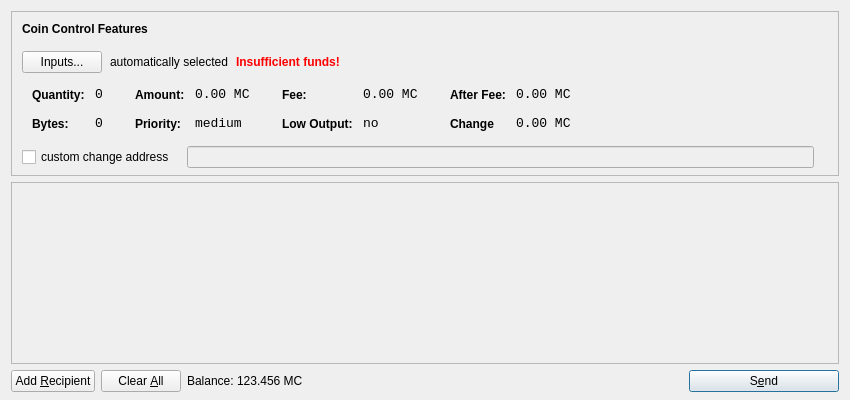
<?xml version="1.0" encoding="UTF-8"?>
<ui version="4.0">
 <class>SendCoinsDialog</class>
 <widget class="QDialog" name="SendCoinsDialog">
  <property name="geometry">
   <rect>
    <x>0</x>
    <y>0</y>
    <width>850</width>
    <height>400</height>
   </rect>
  </property>
  <property name="windowTitle">
   <string>Send Coins</string>
  </property>
  <layout class="QVBoxLayout" name="verticalLayout" stretch="0,1,0">
   <property name="bottomMargin">
    <number>8</number>
   </property>
   <item>
    <widget class="QFrame" name="frameCoinControl">
     <property name="sizePolicy">
      <sizepolicy hsizetype="Expanding" vsizetype="Expanding">
       <horstretch>0</horstretch>
       <verstretch>0</verstretch>
      </sizepolicy>
     </property>
     <property name="maximumSize">
      <size>
       <width>16777215</width>
       <height>16777215</height>
      </size>
     </property>
     <property name="frameShape">
      <enum>QFrame::StyledPanel</enum>
     </property>
     <property name="frameShadow">
      <enum>QFrame::Sunken</enum>
     </property>
     <layout class="QVBoxLayout" name="verticalLayoutCoinControl2">
      <property name="spacing">
       <number>6</number>
      </property>
      <property name="leftMargin">
       <number>0</number>
      </property>
      <property name="topMargin">
       <number>0</number>
      </property>
      <property name="rightMargin">
       <number>0</number>
      </property>
      <property name="bottomMargin">
       <number>6</number>
      </property>
      <item>
       <layout class="QVBoxLayout" name="verticalLayoutCoinControl" stretch="0,0,0,0,1">
        <property name="spacing">
         <number>0</number>
        </property>
        <property name="leftMargin">
         <number>10</number>
        </property>
        <property name="topMargin">
         <number>10</number>
        </property>
        <item>
         <layout class="QHBoxLayout" name="horizontalLayoutCoinControl1">
          <property name="bottomMargin">
           <number>15</number>
          </property>
          <item>
           <widget class="QLabel" name="labelCoinControlFeatures">
            <property name="sizePolicy">
             <sizepolicy hsizetype="Preferred" vsizetype="Maximum">
              <horstretch>0</horstretch>
              <verstretch>0</verstretch>
             </sizepolicy>
            </property>
            <property name="font">
             <font>
              <weight>75</weight>
              <bold>true</bold>
             </font>
            </property>
            <property name="styleSheet">
             <string notr="true">font-weight:bold;</string>
            </property>
            <property name="text">
             <string>Coin Control Features</string>
            </property>
           </widget>
          </item>
         </layout>
        </item>
        <item>
         <layout class="QHBoxLayout" name="horizontalLayoutCoinControl2" stretch="0,0,0,0">
          <property name="spacing">
           <number>8</number>
          </property>
          <property name="bottomMargin">
           <number>10</number>
          </property>
          <item>
           <widget class="QPushButton" name="pushButtonCoinControl">
            <property name="styleSheet">
             <string notr="true"/>
            </property>
            <property name="text">
             <string>Inputs...</string>
            </property>
           </widget>
          </item>
          <item>
           <widget class="QLabel" name="labelCoinControlAutomaticallySelected">
            <property name="text">
             <string>automatically selected</string>
            </property>
            <property name="margin">
             <number>5</number>
            </property>
           </widget>
          </item>
          <item>
           <widget class="QLabel" name="labelCoinControlInsuffFunds">
            <property name="font">
             <font>
              <weight>75</weight>
              <bold>true</bold>
             </font>
            </property>
            <property name="styleSheet">
             <string notr="true">color:red;font-weight:bold;</string>
            </property>
            <property name="text">
             <string>Insufficient funds!</string>
            </property>
            <property name="margin">
             <number>5</number>
            </property>
           </widget>
          </item>
          <item>
           <spacer name="horizontalSpacerCoinControl">
            <property name="orientation">
             <enum>Qt::Horizontal</enum>
            </property>
            <property name="sizeHint" stdset="0">
             <size>
              <width>40</width>
              <height>1</height>
             </size>
            </property>
           </spacer>
          </item>
         </layout>
        </item>
        <item>
         <widget class="QWidget" name="widgetCoinControl" native="true">
          <property name="sizePolicy">
           <sizepolicy hsizetype="Preferred" vsizetype="Preferred">
            <horstretch>0</horstretch>
            <verstretch>0</verstretch>
           </sizepolicy>
          </property>
          <property name="minimumSize">
           <size>
            <width>0</width>
            <height>0</height>
           </size>
          </property>
          <property name="styleSheet">
           <string notr="true"/>
          </property>
          <layout class="QHBoxLayout" name="horizontalLayoutCoinControl5">
           <property name="margin">
            <number>0</number>
           </property>
           <item>
            <layout class="QHBoxLayout" name="horizontalLayoutCoinControl3" stretch="0,0,0,1">
             <property name="spacing">
              <number>20</number>
             </property>
             <property name="topMargin">
              <number>0</number>
             </property>
             <property name="bottomMargin">
              <number>10</number>
             </property>
             <item>
              <layout class="QFormLayout" name="formLayoutCoinControl1">
               <property name="horizontalSpacing">
                <number>10</number>
               </property>
               <property name="verticalSpacing">
                <number>14</number>
               </property>
               <property name="leftMargin">
                <number>10</number>
               </property>
               <property name="topMargin">
                <number>4</number>
               </property>
               <property name="rightMargin">
                <number>6</number>
               </property>
               <item row="0" column="0">
                <widget class="QLabel" name="labelCoinControlQuantityText">
                 <property name="styleSheet">
                  <string notr="true">font-weight:bold;</string>
                 </property>
                 <property name="text">
                  <string>Quantity:</string>
                 </property>
                 <property name="margin">
                  <number>0</number>
                 </property>
                </widget>
               </item>
               <item row="0" column="1">
                <widget class="QLabel" name="labelCoinControlQuantity">
                 <property name="font">
                  <font>
                   <family>Monospace</family>
                   <pointsize>10</pointsize>
                  </font>
                 </property>
                 <property name="cursor">
                  <cursorShape>IBeamCursor</cursorShape>
                 </property>
                 <property name="contextMenuPolicy">
                  <enum>Qt::ActionsContextMenu</enum>
                 </property>
                 <property name="text">
                  <string>0</string>
                 </property>
                 <property name="margin">
                  <number>0</number>
                 </property>
                 <property name="textInteractionFlags">
                  <set>Qt::LinksAccessibleByMouse|Qt::TextSelectableByKeyboard|Qt::TextSelectableByMouse</set>
                 </property>
                </widget>
               </item>
               <item row="1" column="0">
                <widget class="QLabel" name="labelCoinControlBytesText">
                 <property name="styleSheet">
                  <string notr="true">font-weight:bold;</string>
                 </property>
                 <property name="text">
                  <string>Bytes:</string>
                 </property>
                </widget>
               </item>
               <item row="1" column="1">
                <widget class="QLabel" name="labelCoinControlBytes">
                 <property name="font">
                  <font>
                   <family>Monospace</family>
                   <pointsize>10</pointsize>
                  </font>
                 </property>
                 <property name="cursor">
                  <cursorShape>IBeamCursor</cursorShape>
                 </property>
                 <property name="contextMenuPolicy">
                  <enum>Qt::ActionsContextMenu</enum>
                 </property>
                 <property name="text">
                  <string>0</string>
                 </property>
                 <property name="textInteractionFlags">
                  <set>Qt::LinksAccessibleByMouse|Qt::TextSelectableByKeyboard|Qt::TextSelectableByMouse</set>
                 </property>
                </widget>
               </item>
              </layout>
             </item>
             <item>
              <layout class="QFormLayout" name="formLayoutCoinControl2">
               <property name="horizontalSpacing">
                <number>10</number>
               </property>
               <property name="verticalSpacing">
                <number>14</number>
               </property>
               <property name="leftMargin">
                <number>6</number>
               </property>
               <property name="topMargin">
                <number>4</number>
               </property>
               <property name="rightMargin">
                <number>6</number>
               </property>
               <item row="0" column="0">
                <widget class="QLabel" name="labelCoinControlAmountText">
                 <property name="styleSheet">
                  <string notr="true">font-weight:bold;</string>
                 </property>
                 <property name="text">
                  <string>Amount:</string>
                 </property>
                 <property name="margin">
                  <number>0</number>
                 </property>
                </widget>
               </item>
               <item row="0" column="1">
                <widget class="QLabel" name="labelCoinControlAmount">
                 <property name="font">
                  <font>
                   <family>Monospace</family>
                   <pointsize>10</pointsize>
                  </font>
                 </property>
                 <property name="cursor">
                  <cursorShape>IBeamCursor</cursorShape>
                 </property>
                 <property name="contextMenuPolicy">
                  <enum>Qt::ActionsContextMenu</enum>
                 </property>
                 <property name="text">
                  <string>0.00 MC</string>
                 </property>
                 <property name="textInteractionFlags">
                  <set>Qt::LinksAccessibleByMouse|Qt::TextSelectableByKeyboard|Qt::TextSelectableByMouse</set>
                 </property>
                </widget>
               </item>
               <item row="1" column="0">
                <widget class="QLabel" name="labelCoinControlPriorityText">
                 <property name="styleSheet">
                  <string notr="true">font-weight:bold;</string>
                 </property>
                 <property name="text">
                  <string>Priority:</string>
                 </property>
                </widget>
               </item>
               <item row="1" column="1">
                <widget class="QLabel" name="labelCoinControlPriority">
                 <property name="font">
                  <font>
                   <family>Monospace</family>
                   <pointsize>10</pointsize>
                  </font>
                 </property>
                 <property name="cursor">
                  <cursorShape>IBeamCursor</cursorShape>
                 </property>
                 <property name="contextMenuPolicy">
                  <enum>Qt::ActionsContextMenu</enum>
                 </property>
                 <property name="text">
                  <string>medium</string>
                 </property>
                 <property name="textInteractionFlags">
                  <set>Qt::LinksAccessibleByMouse|Qt::TextSelectableByKeyboard|Qt::TextSelectableByMouse</set>
                 </property>
                </widget>
               </item>
              </layout>
             </item>
             <item>
              <layout class="QFormLayout" name="formLayoutCoinControl3">
               <property name="horizontalSpacing">
                <number>10</number>
               </property>
               <property name="verticalSpacing">
                <number>14</number>
               </property>
               <property name="leftMargin">
                <number>6</number>
               </property>
               <property name="topMargin">
                <number>4</number>
               </property>
               <property name="rightMargin">
                <number>6</number>
               </property>
               <item row="0" column="0">
                <widget class="QLabel" name="labelCoinControlFeeText">
                 <property name="styleSheet">
                  <string notr="true">font-weight:bold;</string>
                 </property>
                 <property name="text">
                  <string>Fee:</string>
                 </property>
                 <property name="margin">
                  <number>0</number>
                 </property>
                </widget>
               </item>
               <item row="0" column="1">
                <widget class="QLabel" name="labelCoinControlFee">
                 <property name="font">
                  <font>
                   <family>Monospace</family>
                   <pointsize>10</pointsize>
                  </font>
                 </property>
                 <property name="cursor">
                  <cursorShape>IBeamCursor</cursorShape>
                 </property>
                 <property name="contextMenuPolicy">
                  <enum>Qt::ActionsContextMenu</enum>
                 </property>
                 <property name="text">
                  <string>0.00 MC</string>
                 </property>
                 <property name="textInteractionFlags">
                  <set>Qt::LinksAccessibleByMouse|Qt::TextSelectableByKeyboard|Qt::TextSelectableByMouse</set>
                 </property>
                </widget>
               </item>
               <item row="1" column="0">
                <widget class="QLabel" name="labelCoinControlLowOutputText">
                 <property name="styleSheet">
                  <string notr="true">font-weight:bold;</string>
                 </property>
                 <property name="text">
                  <string>Low Output:</string>
                 </property>
                </widget>
               </item>
               <item row="1" column="1">
                <widget class="QLabel" name="labelCoinControlLowOutput">
                 <property name="font">
                  <font>
                   <family>Monospace</family>
                   <pointsize>10</pointsize>
                  </font>
                 </property>
                 <property name="cursor">
                  <cursorShape>IBeamCursor</cursorShape>
                 </property>
                 <property name="contextMenuPolicy">
                  <enum>Qt::ActionsContextMenu</enum>
                 </property>
                 <property name="text">
                  <string>no</string>
                 </property>
                 <property name="textInteractionFlags">
                  <set>Qt::LinksAccessibleByMouse|Qt::TextSelectableByKeyboard|Qt::TextSelectableByMouse</set>
                 </property>
                </widget>
               </item>
              </layout>
             </item>
             <item>
              <layout class="QFormLayout" name="formLayoutCoinControl4">
               <property name="horizontalSpacing">
                <number>10</number>
               </property>
               <property name="verticalSpacing">
                <number>14</number>
               </property>
               <property name="leftMargin">
                <number>6</number>
               </property>
               <property name="topMargin">
                <number>4</number>
               </property>
               <property name="rightMargin">
                <number>6</number>
               </property>
               <item row="0" column="0">
                <widget class="QLabel" name="labelCoinControlAfterFeeText">
                 <property name="styleSheet">
                  <string notr="true">font-weight:bold;</string>
                 </property>
                 <property name="text">
                  <string>After Fee:</string>
                 </property>
                 <property name="margin">
                  <number>0</number>
                 </property>
                </widget>
               </item>
               <item row="0" column="1">
                <widget class="QLabel" name="labelCoinControlAfterFee">
                 <property name="font">
                  <font>
                   <family>Monospace</family>
                   <pointsize>10</pointsize>
                  </font>
                 </property>
                 <property name="cursor">
                  <cursorShape>IBeamCursor</cursorShape>
                 </property>
                 <property name="contextMenuPolicy">
                  <enum>Qt::ActionsContextMenu</enum>
                 </property>
                 <property name="text">
                  <string>0.00 MC</string>
                 </property>
                 <property name="textInteractionFlags">
                  <set>Qt::LinksAccessibleByMouse|Qt::TextSelectableByKeyboard|Qt::TextSelectableByMouse</set>
                 </property>
                </widget>
               </item>
               <item row="1" column="0">
                <widget class="QLabel" name="labelCoinControlChangeText">
                 <property name="styleSheet">
                  <string notr="true">font-weight:bold;</string>
                 </property>
                 <property name="text">
                  <string>Change</string>
                 </property>
                </widget>
               </item>
               <item row="1" column="1">
                <widget class="QLabel" name="labelCoinControlChange">
                 <property name="font">
                  <font>
                   <family>Monospace</family>
                   <pointsize>10</pointsize>
                  </font>
                 </property>
                 <property name="cursor">
                  <cursorShape>IBeamCursor</cursorShape>
                 </property>
                 <property name="contextMenuPolicy">
                  <enum>Qt::ActionsContextMenu</enum>
                 </property>
                 <property name="text">
                  <string>0.00 MC</string>
                 </property>
                 <property name="textInteractionFlags">
                  <set>Qt::LinksAccessibleByMouse|Qt::TextSelectableByKeyboard|Qt::TextSelectableByMouse</set>
                 </property>
                </widget>
               </item>
              </layout>
             </item>
            </layout>
           </item>
          </layout>
         </widget>
        </item>
        <item>
         <layout class="QHBoxLayout" name="horizontalLayoutCoinControl4" stretch="0,0,0">
          <property name="spacing">
           <number>12</number>
          </property>
          <property name="sizeConstraint">
           <enum>QLayout::SetDefaultConstraint</enum>
          </property>
          <property name="topMargin">
           <number>5</number>
          </property>
          <property name="rightMargin">
           <number>5</number>
          </property>
          <item>
           <widget class="QCheckBox" name="checkBoxCoinControlChange">
            <property name="text">
             <string>custom change address</string>
            </property>
           </widget>
          </item>
          <item>
           <widget class="QLineEdit" name="lineEditCoinControlChange">
            <property name="enabled">
             <bool>false</bool>
            </property>
            <property name="sizePolicy">
             <sizepolicy hsizetype="Expanding" vsizetype="Fixed">
              <horstretch>0</horstretch>
              <verstretch>0</verstretch>
             </sizepolicy>
            </property>
           </widget>
          </item>
          <item>
           <widget class="QLabel" name="labelCoinControlChangeLabel">
            <property name="sizePolicy">
             <sizepolicy hsizetype="Preferred" vsizetype="Expanding">
              <horstretch>0</horstretch>
              <verstretch>0</verstretch>
             </sizepolicy>
            </property>
            <property name="minimumSize">
             <size>
              <width>0</width>
              <height>0</height>
             </size>
            </property>
            <property name="text">
             <string/>
            </property>
            <property name="margin">
             <number>3</number>
            </property>
           </widget>
          </item>
         </layout>
        </item>
        <item>
         <spacer name="verticalSpacerCoinControl">
          <property name="orientation">
           <enum>Qt::Vertical</enum>
          </property>
          <property name="sizeHint" stdset="0">
           <size>
            <width>800</width>
            <height>1</height>
           </size>
          </property>
         </spacer>
        </item>
       </layout>
      </item>
     </layout>
    </widget>
   </item>
   <item>
    <widget class="QScrollArea" name="scrollArea">
     <property name="widgetResizable">
      <bool>true</bool>
     </property>
     <widget class="QWidget" name="scrollAreaWidgetContents">
      <property name="geometry">
       <rect>
        <x>0</x>
        <y>0</y>
        <width>830</width>
        <height>175</height>
       </rect>
      </property>
      <layout class="QVBoxLayout" name="verticalLayout_2">
       <property name="margin">
        <number>0</number>
       </property>
       <item>
        <layout class="QVBoxLayout" name="entries">
         <property name="spacing">
          <number>6</number>
         </property>
        </layout>
       </item>
       <item>
        <spacer name="verticalSpacer">
         <property name="orientation">
          <enum>Qt::Vertical</enum>
         </property>
         <property name="sizeHint" stdset="0">
          <size>
           <width>20</width>
           <height>40</height>
          </size>
         </property>
        </spacer>
       </item>
      </layout>
     </widget>
    </widget>
   </item>
   <item>
    <layout class="QHBoxLayout" name="horizontalLayout">
     <item>
      <widget class="QPushButton" name="addButton">
       <property name="toolTip">
        <string>Send to multiple recipients at once</string>
       </property>
       <property name="text">
        <string>Add &amp;Recipient</string>
       </property>
       <property name="icon">
        <iconset resource="../bitcoin.qrc">
         <normaloff>:/icons/add</normaloff>:/icons/add</iconset>
       </property>
       <property name="autoDefault">
        <bool>false</bool>
       </property>
      </widget>
     </item>
     <item>
      <widget class="QPushButton" name="clearButton">
       <property name="sizePolicy">
        <sizepolicy hsizetype="Minimum" vsizetype="Fixed">
         <horstretch>0</horstretch>
         <verstretch>0</verstretch>
        </sizepolicy>
       </property>
       <property name="toolTip">
        <string>Remove all transaction fields</string>
       </property>
       <property name="text">
        <string>Clear &amp;All</string>
       </property>
       <property name="icon">
        <iconset resource="../bitcoin.qrc">
         <normaloff>:/icons/remove</normaloff>:/icons/remove</iconset>
       </property>
       <property name="autoRepeatDelay">
        <number>300</number>
       </property>
       <property name="autoDefault">
        <bool>false</bool>
       </property>
      </widget>
     </item>
     <item>
      <layout class="QHBoxLayout" name="horizontalLayout_2">
       <property name="spacing">
        <number>3</number>
       </property>
       <item>
        <widget class="QLabel" name="label">
         <property name="sizePolicy">
          <sizepolicy hsizetype="Preferred" vsizetype="Fixed">
           <horstretch>0</horstretch>
           <verstretch>0</verstretch>
          </sizepolicy>
         </property>
         <property name="text">
          <string>Balance:</string>
         </property>
        </widget>
       </item>
       <item>
        <widget class="QLabel" name="labelBalance">
         <property name="sizePolicy">
          <sizepolicy hsizetype="Preferred" vsizetype="Fixed">
           <horstretch>0</horstretch>
           <verstretch>0</verstretch>
          </sizepolicy>
         </property>
         <property name="cursor">
          <cursorShape>IBeamCursor</cursorShape>
         </property>
         <property name="text">
          <string>123.456 MC</string>
         </property>
         <property name="textInteractionFlags">
          <set>Qt::LinksAccessibleByMouse|Qt::TextSelectableByKeyboard|Qt::TextSelectableByMouse</set>
         </property>
        </widget>
       </item>
      </layout>
     </item>
     <item>
      <spacer name="horizontalSpacer">
       <property name="orientation">
        <enum>Qt::Horizontal</enum>
       </property>
       <property name="sizeHint" stdset="0">
        <size>
         <width>40</width>
         <height>20</height>
        </size>
       </property>
      </spacer>
     </item>
     <item>
      <widget class="QPushButton" name="sendButton">
       <property name="minimumSize">
        <size>
         <width>150</width>
         <height>0</height>
        </size>
       </property>
       <property name="toolTip">
        <string>Confirm the send action</string>
       </property>
       <property name="text">
        <string>S&amp;end</string>
       </property>
       <property name="icon">
        <iconset resource="../bitcoin.qrc">
         <normaloff>:/icons/send</normaloff>:/icons/send</iconset>
       </property>
       <property name="default">
        <bool>true</bool>
       </property>
      </widget>
     </item>
    </layout>
   </item>
  </layout>
 </widget>
 <resources>
  <include location="../bitcoin.qrc"/>
 </resources>
 <connections/>
</ui>
